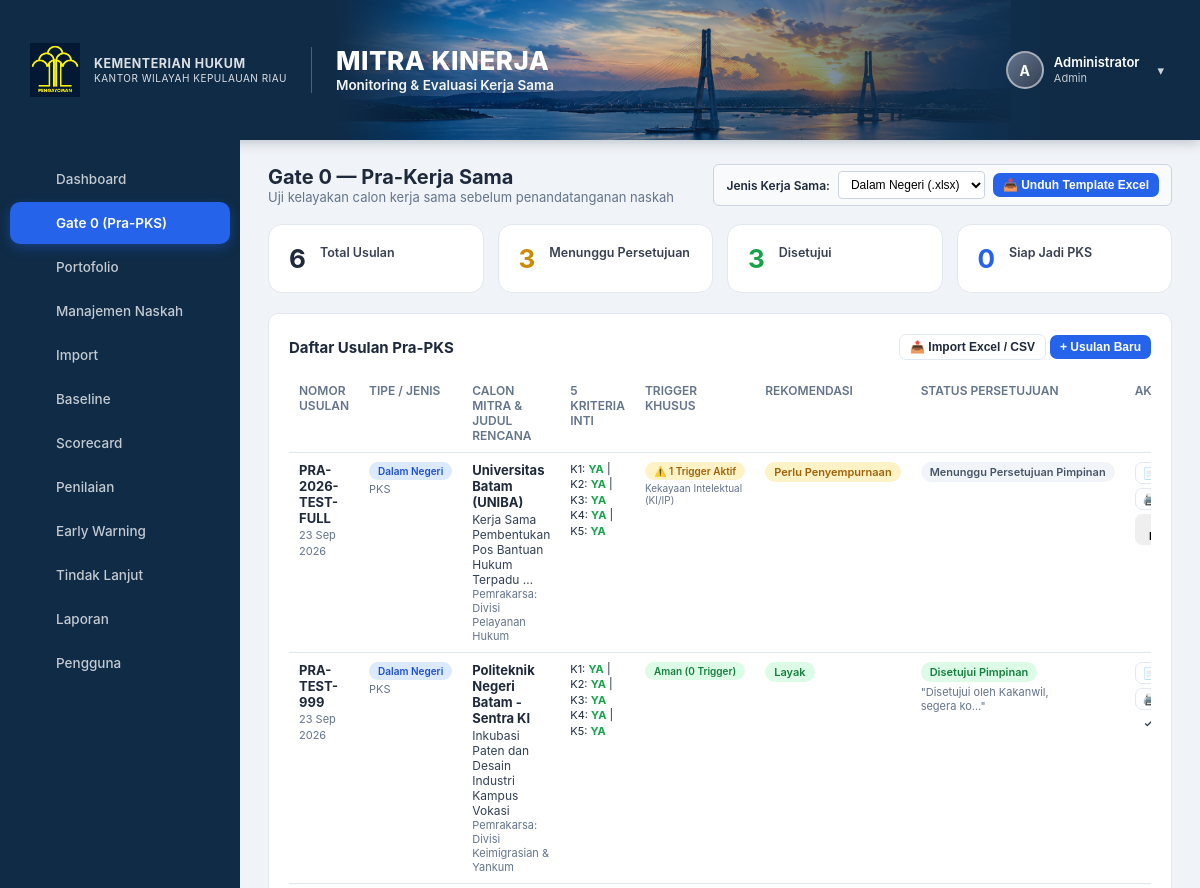
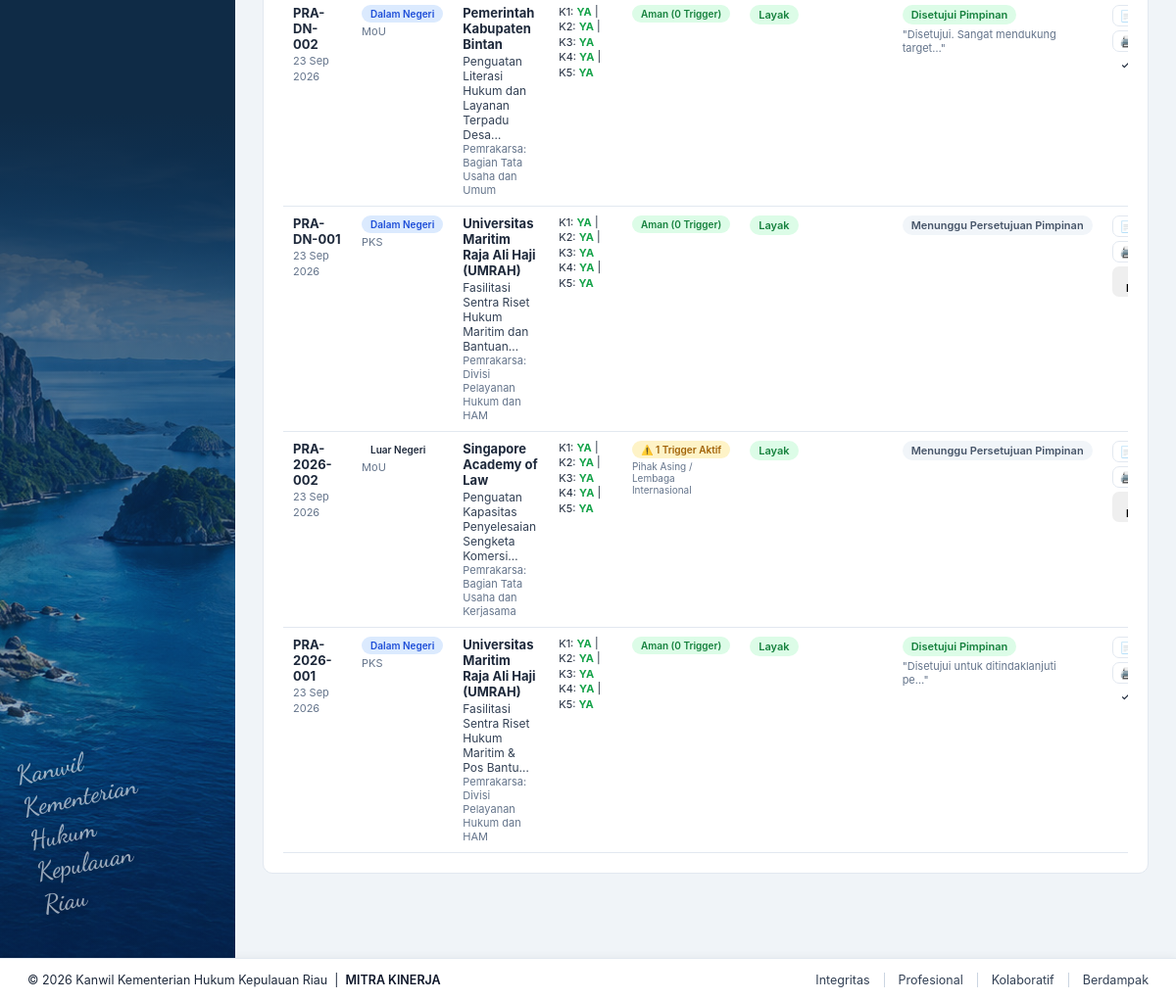
/gate0.php (signed in), run on an earlier commit of the app's database (2 pictures, top to bottom).
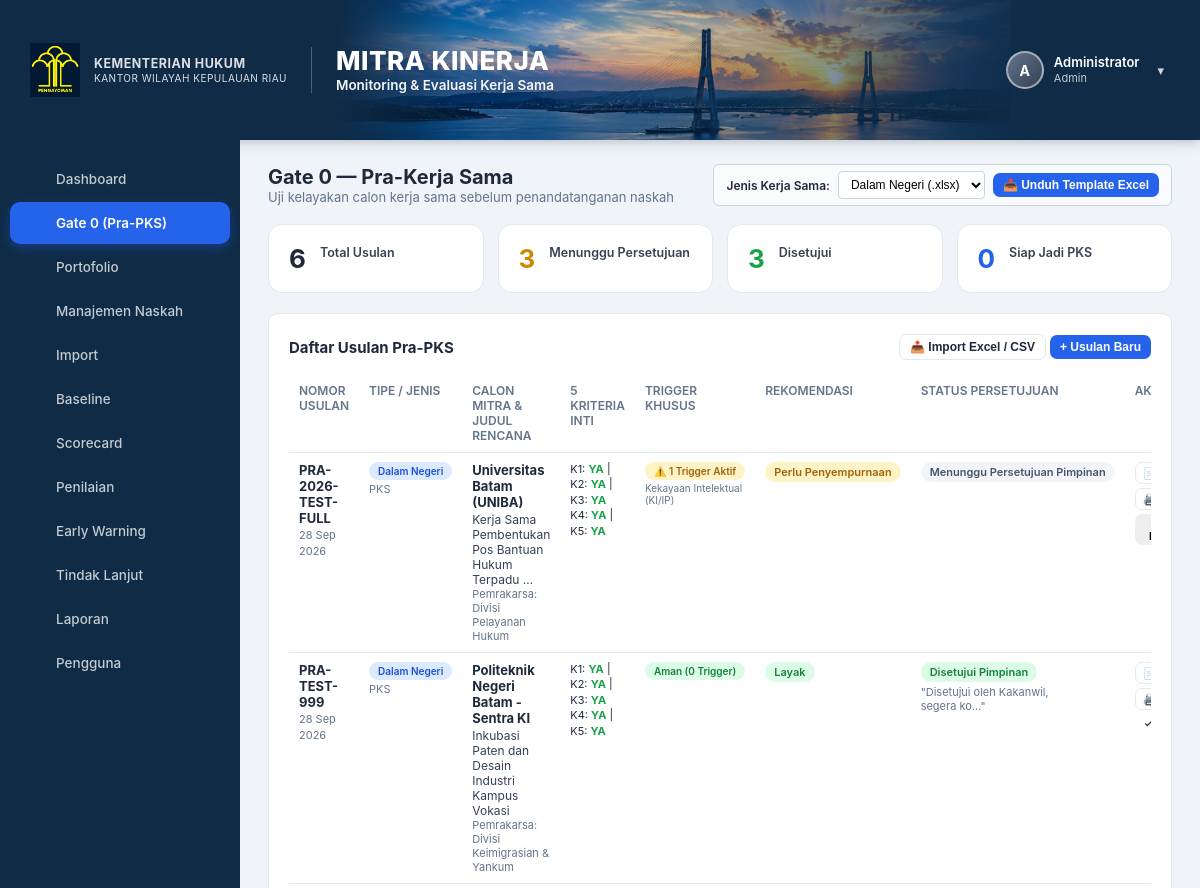
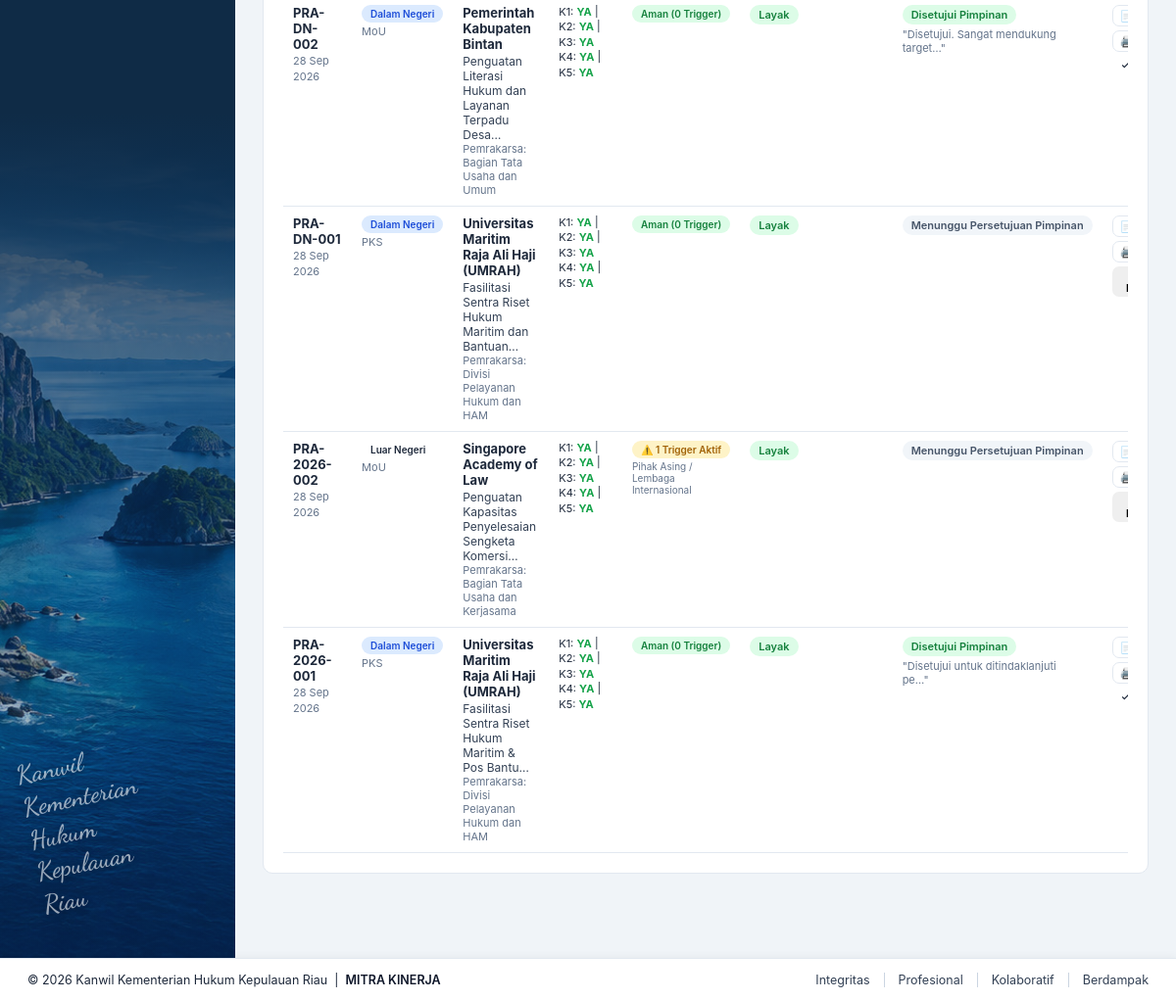
And on a later commit of the database (2 pictures, top to bottom).
### tables this page shows
CREATE TABLE `pra_pks` (
  `id` int(11) NOT NULL AUTO_INCREMENT,
  `nomor_usulan` varchar(50) NOT NULL,
  `tipe_kerjasama` enum('Dalam Negeri','Luar Negeri') NOT NULL DEFAULT 'Dalam Negeri',
  `jenis_naskah` enum('MoU','PKS','Lainnya') NOT NULL DEFAULT 'PKS',
  `unit_pemrakarsa` varchar(255) NOT NULL,
  `penanggung_jawab_usulan` varchar(255) DEFAULT NULL,
  `calon_mitra` varchar(255) NOT NULL,
  `judul_rencana` text NOT NULL,
  `tujuan_singkat` text DEFAULT NULL,
  `ruang_lingkup` text DEFAULT NULL,
  `penerima_manfaat` text DEFAULT NULL,
  `perkiraan_mulai` date DEFAULT NULL,
  `perkiraan_selesai` date DEFAULT NULL,
  `k1_kesesuaian_strategis` enum('YA','TIDAK') NOT NULL DEFAULT 'YA',
  `k2_kebutuhan_daya_ungkit` enum('YA','TIDAK') NOT NULL DEFAULT 'YA',
  `k3_kelayakan_mitra` enum('YA','TIDAK') NOT NULL DEFAULT 'YA',
  `k4_kesiapan_sumber_daya` enum('YA','TIDAK') NOT NULL DEFAULT 'YA',
  `k5_risiko_keberlanjutan` enum('YA','TIDAK') NOT NULL DEFAULT 'YA',
  `pertanyaan_uji` longtext DEFAULT NULL,
  `trigger_khusus` longtext DEFAULT NULL,
  `catatan_verifikasi` text DEFAULT NULL,
  `gap_penyempurnaan` text DEFAULT NULL,
  `unit_review_tambahan` text DEFAULT NULL,
  `batas_waktu_penyempurnaan` date DEFAULT NULL,
  `status_rekomendasi` enum('Layak','Perlu Penyempurnaan','Tidak Prioritas / Tidak Layak') NOT NULL DEFAULT 'Layak',
  `status_persetujuan` enum('Menunggu Persetujuan Pimpinan','Disetujui Pimpinan','Dikembalikan untuk Revisi','Ditolak Pimpinan') NOT NULL DEFAULT 'Menunggu Persetujuan Pimpinan',
  `catatan_pimpinan` text DEFAULT NULL,
  `tanggal_persetujuan` date DEFAULT NULL,
  `pimpinan_id` int(11) DEFAULT NULL,
  `is_promoted_to_pks` tinyint(1) NOT NULL DEFAULT 0,
  `created_by` int(11) DEFAULT NULL,
  `created_at` timestamp NOT NULL DEFAULT current_timestamp(),
  `updated_at` timestamp NOT NULL DEFAULT current_timestamp() ON UPDATE current_timestamp(),
  PRIMARY KEY (`id`),
  UNIQUE KEY `nomor_usulan` (`nomor_usulan`),
  KEY `pimpinan_id` (`pimpinan_id`),
  KEY `created_by` (`created_by`),
  CONSTRAINT `pra_pks_ibfk_1` FOREIGN KEY (`pimpinan_id`) REFERENCES `users` (`id`) ON DELETE SET NULL,
  CONSTRAINT `pra_pks_ibfk_2` FOREIGN KEY (`created_by`) REFERENCES `users` (`id`) ON DELETE SET NULL
);

### includes/functions.php (called while the page is built, shortened)
<?php
function formatTanggal(?string $tgl): string {
    $t = strtotime($tgl);
    $bulan = ['','Jan','Feb','Mar','Apr','Mei','Jun','Jul','Agu','Sep','Okt','Nov','Des'];
    return date('d', $t) . ' ' . $bulan[(int)date('n', $t)] . ' ' . date('Y', $t);
}
function h(?string $s): string {
    return htmlspecialchars($s ?? '', ENT_QUOTES, 'UTF-8');
}
function singkat(?string $teks, int $panjang, string $akhiran = '…'): string {
    if (function_exists('mb_strimwidth')) {
        return mb_strimwidth($teks, 0, $panjang, $akhiran, 'UTF-8');
    }
    return strlen($teks) > $panjang ? substr($teks, 0, max(1, $panjang - 1)) . $akhiran : $teks;
}

### includes/auth.php (called while the page is built, shortened)
<?php
require_once __DIR__ . '/functions.php';
function currentUser(): ?array {
    return $_SESSION['user'] ?? null;
}

### gate0.php (the view, shortened to what the rows shown need)
<?php
require_once __DIR__ . '/includes/auth.php';
$pdo = getDB();
$user = currentUser();
$role = $user['role'];
$canEdit = in_array($role, ['admin', 'pemeriksa'], true);
$canDecide = in_array($role, ['admin', 'pimpinan'], true);
        ?><!DOCTYPE html>
    <?php
$usulanList = $pdo->query('SELECT * FROM pra_pks ORDER BY id DESC')->fetchAll();
require __DIR__ . '/includes/header.php';
?>
<div class="flex-between" style="margin-bottom:18px;">
    <div>
        <h1 style="margin:0;font-size:20px;">Gate 0 — Pra-Kerja Sama</h1>
    </div>
</div>
<div class="card">
    <div class="flex-between" style="margin-bottom:14px;">
        <h2 style="margin:0;">Daftar Usulan Pra-PKS</h2>
    </div>
    <div class="table-wrap">
        <table>
            <thead>
                <tr>
                    <th>Nomor Usulan</th>
                    <th>Tipe / Jenis</th>
                    <th>Calon Mitra &amp; Judul Rencana</th>
                    <th>5 Kriteria Inti</th>
                    <th>Trigger Khusus</th>
                    <th>Rekomendasi</th>
                    <th>Status Persetujuan</th>
                    <th>Aksi</th>
                </tr>
            </thead>
            <tbody>
                <?php if (empty($usulanList)): ?>
                <tr><td colspan="8" class="muted" style="text-align:center;padding:24px;">Belum ada usulan pra-PKS terdaftar.</td></tr>
                <?php else: foreach ($usulanList as $u):
                    $rekBadge = match($u['status_rekomendasi']) {
                        'Layak' => 'success',
                        'Perlu Penyempurnaan' => 'warning',
                        default => 'danger'
                    };
                    $appBadge = match($u['status_persetujuan']) {
                        'Disetujui Pimpinan' => 'success',
                        'Dikembalikan untuk Revisi' => 'warning',
                        'Ditolak Pimpinan' => 'danger',
                        default => 'secondary'
                    };
                    $tData = json_decode($u['trigger_khusus'] ?? '[]', true) ?: [];
                    $activeTriggers = [];
                    foreach ($tData as $k => $tv) {
                        if (($tv['jawab'] ?? '') === 'YA') {
                            $tNum = (int)substr($k, 1);
                            $activeTriggers[] = GATE0_TRIGGERS[$tNum]['judul'] ?? "Trigger $tNum";
                        }
                    }
                ?>
                <tr>
                    <td>
                        <strong><?= h($u['nomor_usulan']) ?></strong><br>
                        <span class="muted" style="font-size:11px;"><?= formatTanggal($u['created_at']) ?></span>
                    </td>
                    <td>
                        <span class="badge badge-<?= $u['tipe_kerjasama'] === 'Dalam Negeri' ? 'primary' : 'info' ?>" style="font-size:10px;"><?= h($u['tipe_kerjasama']) ?></span>
                        <div class="muted" style="font-size:11px;margin-top:2px;"><?= h($u['jenis_naskah']) ?></div>
                    </td>
                    <td>
                        <strong><?= h($u['calon_mitra']) ?></strong>
                        <div style="font-size:12px;color:#334155;margin-top:2px;"><?= h(singkat($u['judul_rencana'], 50)) ?></div>
                        <div class="muted" style="font-size:11px;">Pemrakarsa: <?= h($u['unit_pemrakarsa']) ?></div>
                    </td>
                    <td>
                        <div style="font-size:11px;line-height:1.4;">
                            K1: <span style="font-weight:700;color:<?= $u['k1_kesesuaian_strategis']==='YA'?'#16a34a':'#dc2626' ?>"><?= $u['k1_kesesuaian_strategis'] ?></span> |
                            K2: <span style="font-weight:700;color:<?= $u['k2_kebutuhan_daya_ungkit']==='YA'?'#16a34a':'#dc2626' ?>"><?= $u['k2_kebutuhan_daya_ungkit'] ?></span> |
                            K3: <span style="font-weight:700;color:<?= $u['k3_kelayakan_mitra']==='YA'?'#16a34a':'#dc2626' ?>"><?= $u['k3_kelayakan_mitra'] ?></span><br>
                            K4: <span style="font-weight:700;color:<?= $u['k4_kesiapan_sumber_daya']==='YA'?'#16a34a':'#dc2626' ?>"><?= $u['k4_kesiapan_sumber_daya'] ?></span> |
                            K5: <span style="font-weight:700;color:<?= $u['k5_risiko_keberlanjutan']==='YA'?'#16a34a':'#dc2626' ?>"><?= $u['k5_risiko_keberlanjutan'] ?></span>
                        </div>
                    </td>
                    <td>
                        <?php if (empty($activeTriggers)): ?>
                        <span class="badge badge-success" style="font-size:10px;">Aman (0 Trigger)</span>
                        <?php else: ?>
                        <span class="badge badge-warning" style="font-size:10px;">⚠️ <?= count($activeTriggers) ?> Trigger Aktif</span>
                        <div class="muted" style="font-size:10px;margin-top:2px;max-width:140px;"><?= h(implode(', ', $activeTriggers)) ?></div>
                        <?php endif; ?>
                    </td>
                    <td><span class="badge badge-<?= $rekBadge ?>"><?= h($u['status_rekomendasi']) ?></span></td>
                    <td>
                        <span class="badge badge-<?= $appBadge ?>"><?= h($u['status_persetujuan']) ?></span>
                        <?php if ($u['catatan_pimpinan']): ?>
                        <div class="muted" style="font-size:11px;margin-top:3px;max-width:160px;">"<?= h(singkat($u['catatan_pimpinan'], 35)) ?>"</div>
                        <?php endif; ?>
                    </td>
                    <td>
                        <div style="display:flex;gap:4px;flex-wrap:wrap;">
                            <a href="gate0.php?view=detail&id=<?= $u['id'] ?>" class="btn btn-outline btn-sm" style="font-size:11px;padding:3px 7px;">📄 Form</a>
                            <a href="gate0.php?view=print&id=<?= $u['id'] ?>" target="_blank" class="btn btn-outline btn-sm" style="font-size:11px;padding:3px 7px;">🖨️ PDF</a>
                            <?php if ($canDecide && $u['status_persetujuan'] === 'Menunggu Persetujuan Pimpinan'): ?>
                            <button onclick="openDecisionModal(<?= $u['id'] ?>, '<?= addslashes(h($u['nomor_usulan'])) ?>', '<?= addslashes(h($u['calon_mitra'])) ?>')" class="btn btn-warning btn-sm" style="font-size:11px;padding:3px 7px;">⚖️ Putusan</button>
                            <?php endif; ?>
                            <?php if ($u['status_persetujuan'] === 'Disetujui Pimpinan'): ?>
                                <?php if (!$u['is_promoted_to_pks']): ?>
                                    <?php if ($canEdit): ?>
                                    <form method="post" style="display:inline;" onsubmit="return confirm('Promosikan usulan ini menjadi PKS aktif dengan Rencana Kerja?');">
                                        <input type="hidden" name="action" value="promote">
                                        <input type="hidden" name="usulan_id" value="<?= $u['id'] ?>">
                                        <button type="submit" class="btn btn-success btn-sm" style="font-size:11px;padding:3px 7px;">🚀 Jadi PKS</button>
                                    </form>
                                    <?php endif; ?>
                                <?php else: ?>
                                    <span class="badge badge-info" style="font-size:10px;">✓ Jadi PKS</span>
                                <?php endif; ?>
                            <?php endif; ?>
                        </div>
                    </td>
                </tr>
                <?php endforeach; endif; ?>
            </tbody>
        </table>
    </div>
</div>
<?php require __DIR__ . '/includes/footer.php'; ?>

What changed in the data, as far as the page shows it:
changed pra_pks "PRA-2026-TEST-FULL": created_at "23 Sep 2026" → "28 Sep 2026"
changed pra_pks "PRA-TEST-999": created_at "23 Sep 2026" → "28 Sep 2026"
changed pra_pks "PRA-DN-002": created_at "23 Sep 2026" → "28 Sep 2026"
changed pra_pks "PRA-DN-001": created_at "23 Sep 2026" → "28 Sep 2026"
changed pra_pks "PRA-2026-002": created_at "23 Sep 2026" → "28 Sep 2026"
changed pra_pks "PRA-2026-001": created_at "23 Sep 2026" → "28 Sep 2026"
